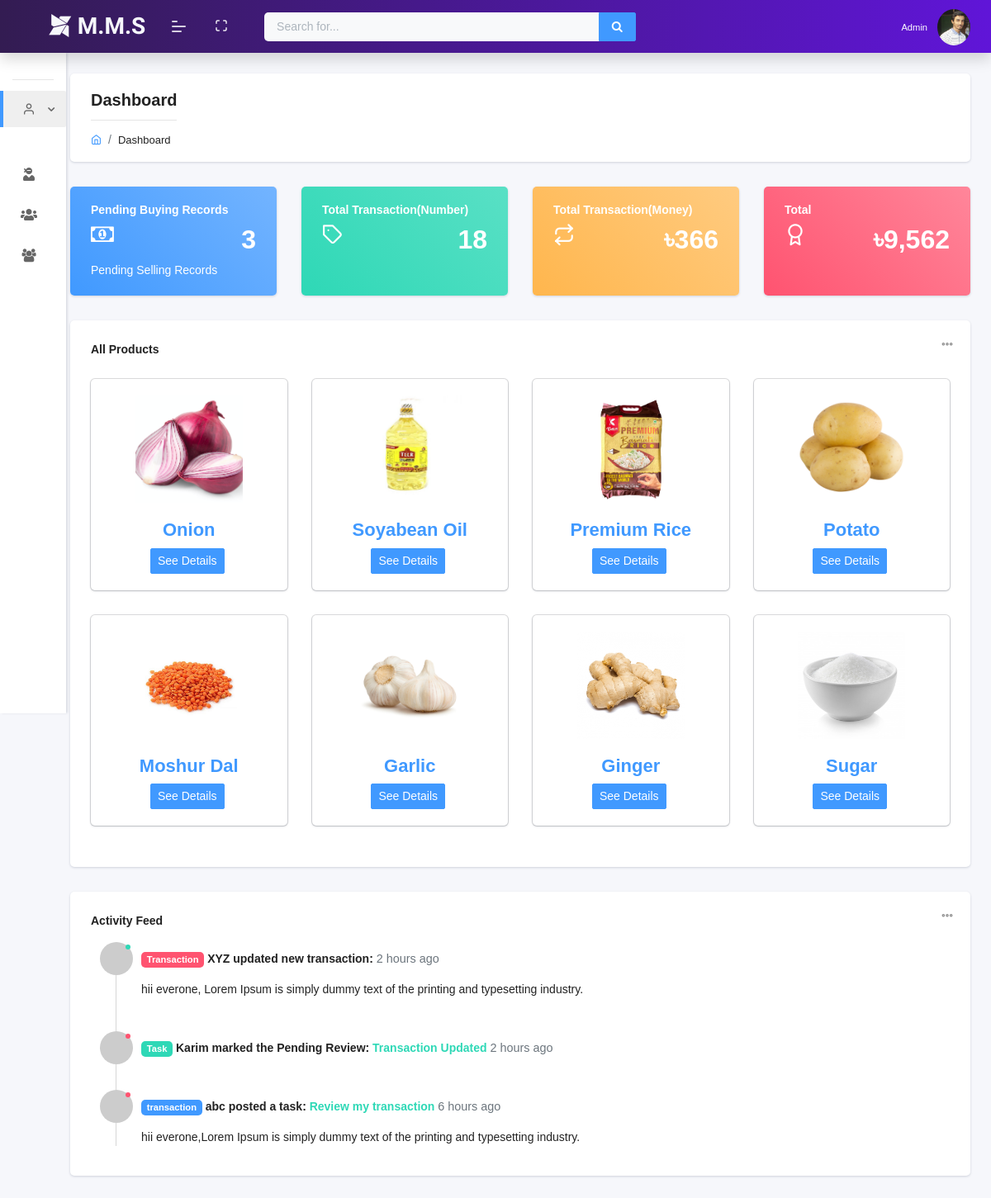
Screenshot of / (signed in) with the database file from the repository.
### accounts/models.py (models this page shows, shortened)
class User(AbstractUser):
    username = models.CharField(unique=True, max_length=50, error_messages={
        'unique': "A user with that name already exists.",
    })
    email = models.EmailField(unique=True, blank=False, error_messages={
        'unique': "A user with that email already exists."})
    trade_license_no = models.PositiveBigIntegerField(unique=True, null=True, blank=False,
                                                      error_messages={'unique': "A user with that trade license is already exists.",
                                                                      })
    role = models.CharField(choices=ROLE, max_length=15, error_messages={
        'required': "Role must be provided"
    })
    signed_up = models.DateField(default=date.today)
    USERNAME_FIELD = "email"
    REQUIRED_FIELDS = ['username', ]
    objects = UserManager()

class UserProfile(models.Model):
    user = models.OneToOneField(
        User, on_delete=models.CASCADE, primary_key=True)
    image = models.ImageField(blank=True, null=True,
                              default='avatar.png', upload_to='profile_pics')
    division = models.CharField(
        max_length=30, null=True, blank=True)
    district = models.CharField(
        max_length=30, null=True, blank=True)
    upazila = models.CharField(
        max_length=30, null=True, blank=True)
    industry_type = models.CharField(max_length=100, null=True, blank=True)
    objects = UserProfileManager()

### lenden/models.py (models this page shows, shortened)
class Product(models.Model):
    name = models.CharField(max_length=50)
    icon = models.ImageField(default='product.png', upload_to='product_images')

### accounts/views.py (the view)
# urls.py: path('', home, name='home'),
@login_required(login_url='/login')
def home(request):
    current_user = request.user
    profile = UserProfile.objects.get(user_id=current_user.id)
    if request.method == "POST":
        user_form = UserUpdateForm(
            request.POST, instance=request.user)
        profile_form = ProfileUpdateForm(
            request.POST, request.FILES, instance=request.user.userprofile)
        product_form = AddChalanForm(request.POST)
        if user_form.is_valid() and profile_form.is_valid():
            user_form.save()
            profile_form.save()
            messages.success(
                request, "Your Profile is updated successfully")
            return redirect('accounts:home')
        if product_form.is_valid():
            product_form.instance.owner = request.user
            product_form.save()
            messages.success(
                request, "New Product is Added")
            return redirect('accounts:home')
    else:
        user_form = UserUpdateForm(instance=request.user)
        profile_form = ProfileUpdateForm(instance=request.user.userprofile)
        product_form = AddChalanForm(
            request.POST)
    if not current_user.role == '':
        product_from_chalan = Chalan.objects.filter(
            owner=current_user)
        unique_products = Chalan.objects.filter(owner=current_user).order_by(
            'product').values('product').distinct()
        products = []
        for k in unique_products:
            query = Product.objects.get(id=k['product'])
            products.append(query)
        chalans = Chalan.objects.filter(
            owner_id=request.user.id).order_by('-id')[:8]
        pending_sale_record_of_buyer = SellProduct.objects.filter(
            buyer=current_user.trade_license_no, pending=True).order_by('-created_at').count()
        pending_sale_record_of_seller = SellProduct.objects.filter(
            seller=current_user, pending=True).order_by('-created_at').count()
        total_sales = SellProduct.objects.filter(
            seller=current_user).aggregate(Sum('price'))['price__sum']
        if total_sales == None:
            total_sales = 0
        number_of_sellings = SellProduct.objects.filter(
            seller=current_user).count()
        number_of_buyings = SellProduct.objects.filter(
            buyer=current_user.trade_license_no).count()
        if number_of_buyings == None:
            number_of_buyings = 0
        elif number_of_sellings == None:
            number_of_sellings = 0
        number_of_transactions = number_of_buyings + number_of_sellings
        context = {
            'user': current_user,
            'chalans': chalans,
            'user_form': user_form,
            'profile_form': profile_form,
            'product_form': product_form,
            'pending_sale_record_of_buyer': pending_sale_record_of_buyer,
            'pending_sale_record_of_seller': pending_sale_record_of_seller,
            'total_sales': total_sales,
            'number_of_transactions': number_of_transactions,
            'products': products,
        }
    else:
        products = Product.objects.all().order_by()
        pending_sale_record_of_all = SellProduct.objects.filter(
            pending=True).order_by('-created_at').count()
        total_sales = SellProduct.objects.filter().aggregate(Sum('price'))[
            'price__sum']
        if total_sales == None:
            total_sales = 0
        number_of_sellings = SellProduct.objects.filter().count()
        number_of_buyings = SellProduct.objects.filter().count()
        if number_of_buyings == None:
            number_of_buyings = 0
        elif number_of_sellings == None:
            number_of_sellings = 0
        number_of_transactions = number_of_buyings + number_of_sellings
        context = {
            'user': current_user,
            'profile_form': profile_form,
            'product_form': product_form,
            'pending_sale_record_of_buyer': pending_sale_record_of_all,
            'total_sales': total_sales,
            'number_of_transactions': number_of_transactions,
            'products': products,
        }
    return render(request, 'dashboard/index.html', context)

### accounts/forms.py
class ProfileUpdateForm(forms.ModelForm):
    class Meta:
        model = UserProfile
        exclude = ('user',)
        fields = ('image', 'division', 'district', 'upazila',
                  'industry_type',)
        widgets = {
            'image': FileInput(
                attrs={
                    "placeholder": "Profile Photo",
                    "class": "form-control",
                }
            ),
            'division': TextInput(
                attrs={
                    'class': 'form-control',
                    'placeholder': 'Division'
                }
            ),
            'district': TextInput(
                attrs={
                    'class': 'form-control',
                    'placeholder': 'District'
                }
            ),
            'upazila': TextInput(
                attrs={
                    'class': 'form-control',
                    'placeholder': 'Upzilla'
                }
            ),
            'industry_type': TextInput(
                attrs={
                    'class': 'form-control',
                    'placeholder': 'Industry Type'
                }
            ),
        }

### lenden/forms.py
class AddChalanForm(forms.ModelForm):
    class Meta:
        model = Chalan
        exclude = ('owner',)
        widgets = {
            'product': TextInput(
                attrs={
                    'class': 'input',
                    'placeholder': 'SElect Product',
                }
            ),
            'quantity': TextInput(attrs={'class': 'input', 'placeholder': '1', }),
            'imported_from': TextInput(attrs={'class': 'input', 'placeholder': 'USA'}),
            'import_date': DateInput(attrs={'class': 'input', 'placeholder': 'mm/dd/yyyy'}),
        }

### templates/dashboard/index.html (shortened to what this page needs)
{% extends "layouts/base.html" %} {% load static %}
{% block content %}
{% include 'includes/dashboard/breadcrumb.html' %}
<div class="row">{% include 'includes/dashboard/card.html' %}</div>
<div id="products_list" class="row">
  {% include 'includes/dashboard/product_list.html' %}
</div>
<div class="row">
  <div class="col-12">{% include 'includes/dashboard/activity.html' %}</div>
</div>
{% endblock content %}

### templates/includes/navigation.html (shortened to what this page needs)
{% load static %} {% load notifications_tags %}
<header class="navbar pcoded-header navbar-expand-lg navbar-light headerpos-fixed header-blue shadow">
    <div class="m-header justify-content-center">
        <a title="Menu" class="mobile-menu" id="mobile-collapse" href="#!"><span></span></a>
        <a title="Home" href="{% url 'accounts:home' %}" class="b-brand">
            <h3 style="font-family: 'LANGAR'; margin-bottom: 0; color: #f6f7fb;">
                <i class="fa fa-modx"> </i> M.M.S
            </h3>
        </a>
    </div>
    <div class="collapse navbar-collapse">
        <ul class="navbar-nav mr-auto">
            <li title="Full Scren" class="nav-item">
                <a href="#!" class="full-screen" onclick="javascript:toggleFullScreen()"><i class="feather icon-maximize"></i
        ></a>
            </li>
            <li class="nav-item">
                <form class="d-none d-sm-inline-block form-inline mr-auto ml-md-3 my-2 my-md-0 mw-100 navbar-search" style="width: 450px;">
                    <div class="input-group">
                        <input type="text" class="form-control bg-light border-0 small" placeholder="Search for..." aria-label="Search" aria-describedby="basic-addon2" />
                        <div class="input-group-append">
                            <button title="Search" class="btn btn-primary" type="button">
          <i class="fa fa-search fa-sm"></i>
        </button>
                        </div>
                    </div>
                </form>
            </li>
        </ul>
        <ul class="navbar-nav ml-auto">
                {% notifications_unread as unread_count %}
      <li title="User Menu" class="nav-item dropdown no-arrow">
        <a
          class="nav-link dropdown-toggle"
          href="#"
          id="userDropdown"
          role="button"
          data-toggle="dropdown"
          aria-haspopup="true"
          aria-expanded="false">
          {% if request.user.role == 'importer' or request.user.role == 'wholeseller' or request.user.role == 'retailer' %}
          <span class="mr-2 text-white d-none d-lg-inline text-gray-600 small">{{ request.user.username }}</span>
          {% else %}
          <span class="mr-2 text-white d-none d-lg-inline text-gray-600 small">Admin</span>
          {% endif %}
          <img
            class="img-radius wid-40"
            alt="User-Profile-Image"
            src="{{ request.user.userprofile.image.url }}"
          />
        </a>
      </li>
    </ul>
  </div>
</header>

### templates/includes/dashboard/product_list.html (shortened to what this page needs)
<div class="col-12 clearfix">
  <div class="card">
    <div class="card-header">
      <h5>All Products</h5>
      <div class="card-header-right">
        <div class="btn-group card-option">
          <button
            type="button"
            class="btn dropdown-toggle"
            data-toggle="dropdown"
            aria-haspopup="true"
            aria-expanded="false"
          >
            <i class="feather icon-more-horizontal"></i>
          </button>
        </div>
      </div>
    </div>
    <div class="card-body row">
      {% for pro in products %}
      <div class="col-3">
        <div class="card">
          <div
            style="
              box-shadow: rgba(0, 0, 0, 0.02) 0px 1px 3px 0px,
                rgba(27, 31, 35, 0.15) 0px 0px 0px 1px;
              border-radius: 5px;
            "
            class="card-body text-center"
          >
            <img
              style="object-fit: cover"
              src="{{pro.icon.url}}"
              class="wid-130 hei-130 img-fluid card-img-top"
              alt="huey freemen"
            />
            <h4 class="m-t-20">
              <span class="text-c-blue">{{pro.name}}</span>
            </h4>
            <div>
              {% if request.user.role == '' %}
              <a
                href="/details-of-product/{{pro.id}}"
                class="btn btn-primary btn-sm mr-1 btn-round"
                >See Details</a
              >
              {% endif %}
            </div>
          </div>
        </div>
      </div>
      {% endfor %}
    </div>
  </div>
</div>

### static/css/dashboard/dashboard.css (style rules this page uses)
.dropdown.no-arrow .dropdown-toggle::after { display: none; }
.pcoded-header { min-height: 4rem; }
.pcoded-header.header-blue { background: -webkit-gradient( linear, left top, right top, from(#331c52), to(#6015d8) ); background: linear-gradient(to right, #331c52, #6015d8); color: rgba(255, 255, 255, 0.8); }

### rows the page displays
User: user.userprofile.image (picture)
Product: icon (picture), name "Onion"
Product: icon (picture), name "Soyabean Oil"
Product: icon (picture), name "Premium Rice"
Product: icon (picture), name "Potato"
Product: icon (picture), name "Moshur Dal"
Product: icon (picture), name "Garlic"
Product: icon (picture), name "Ginger"
Product: icon (picture), name "Sugar"

### other values shown
{{ pending_sale_record_of_buyer }} "3"
{{ number_of_transactions }} "18"
{{ total_sales }} "366"
